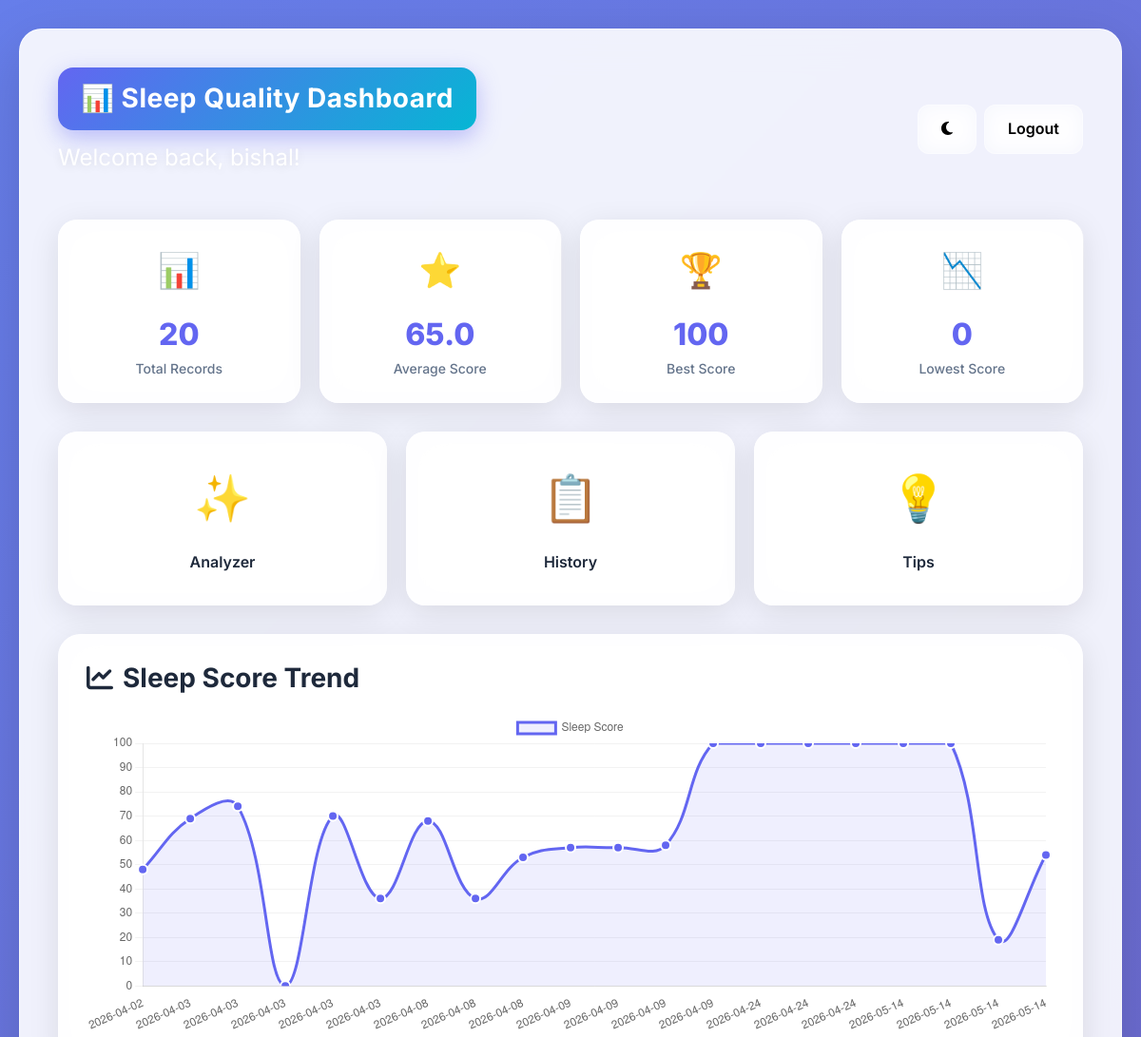
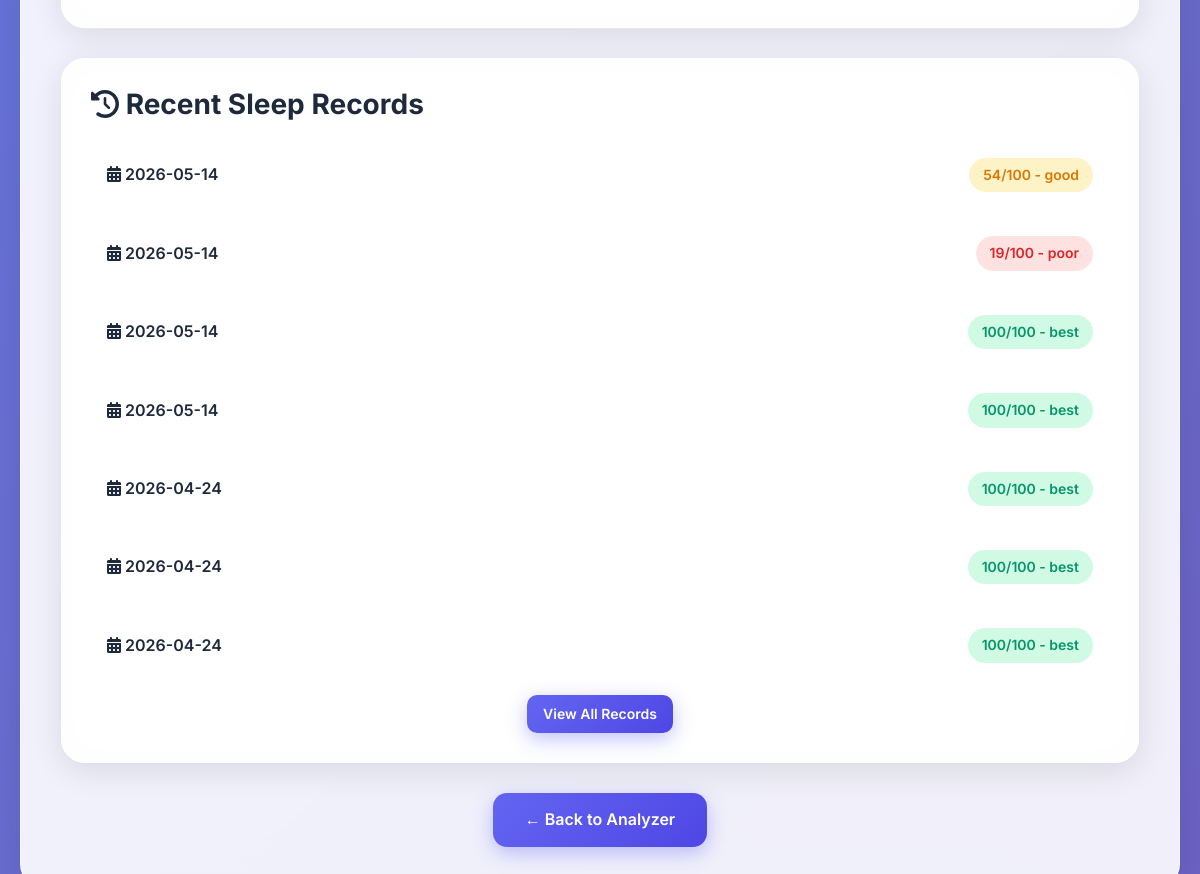
The page /dashboard (signed in) on the database as committed earlier (2 pictures, top to bottom).
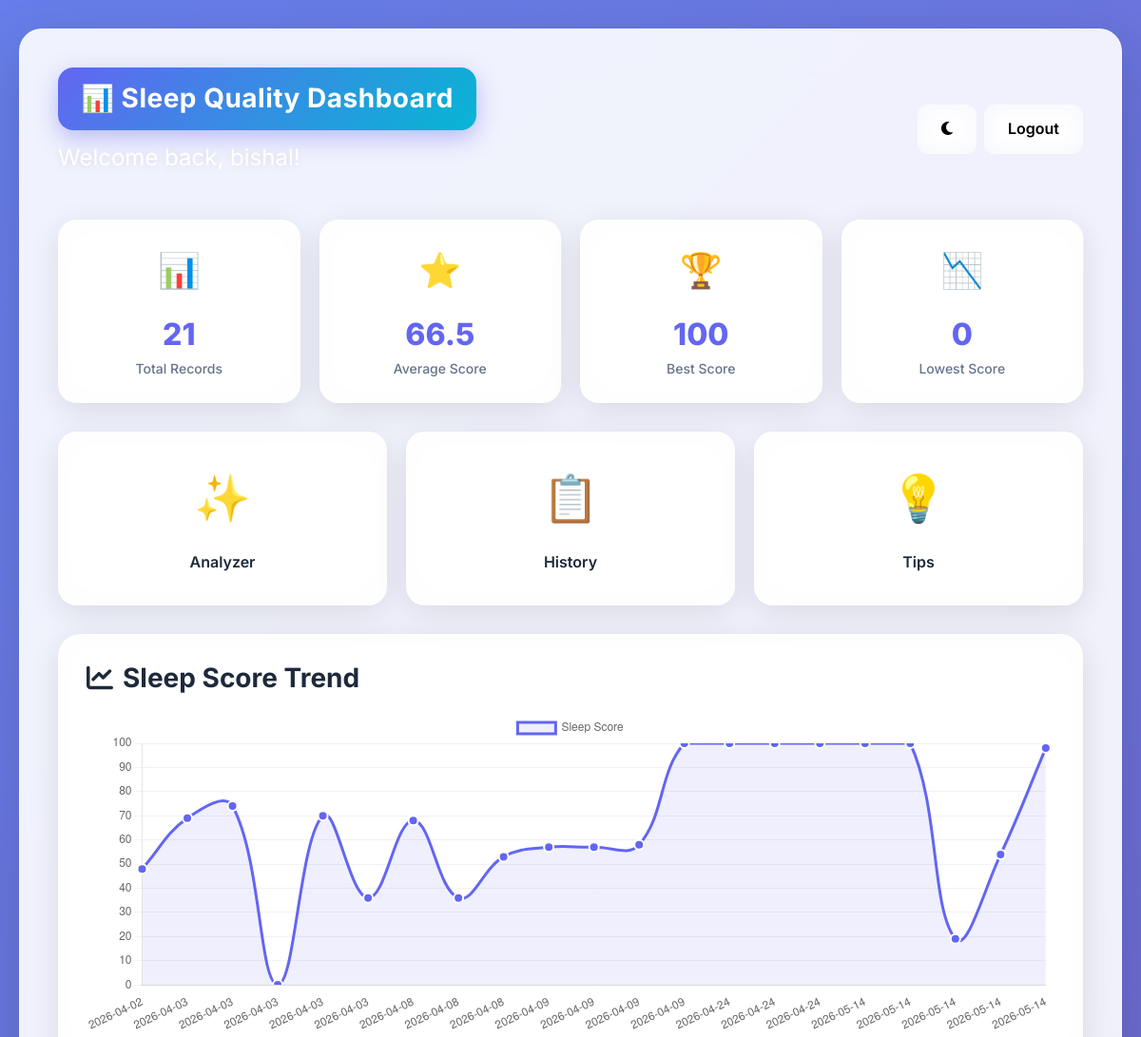
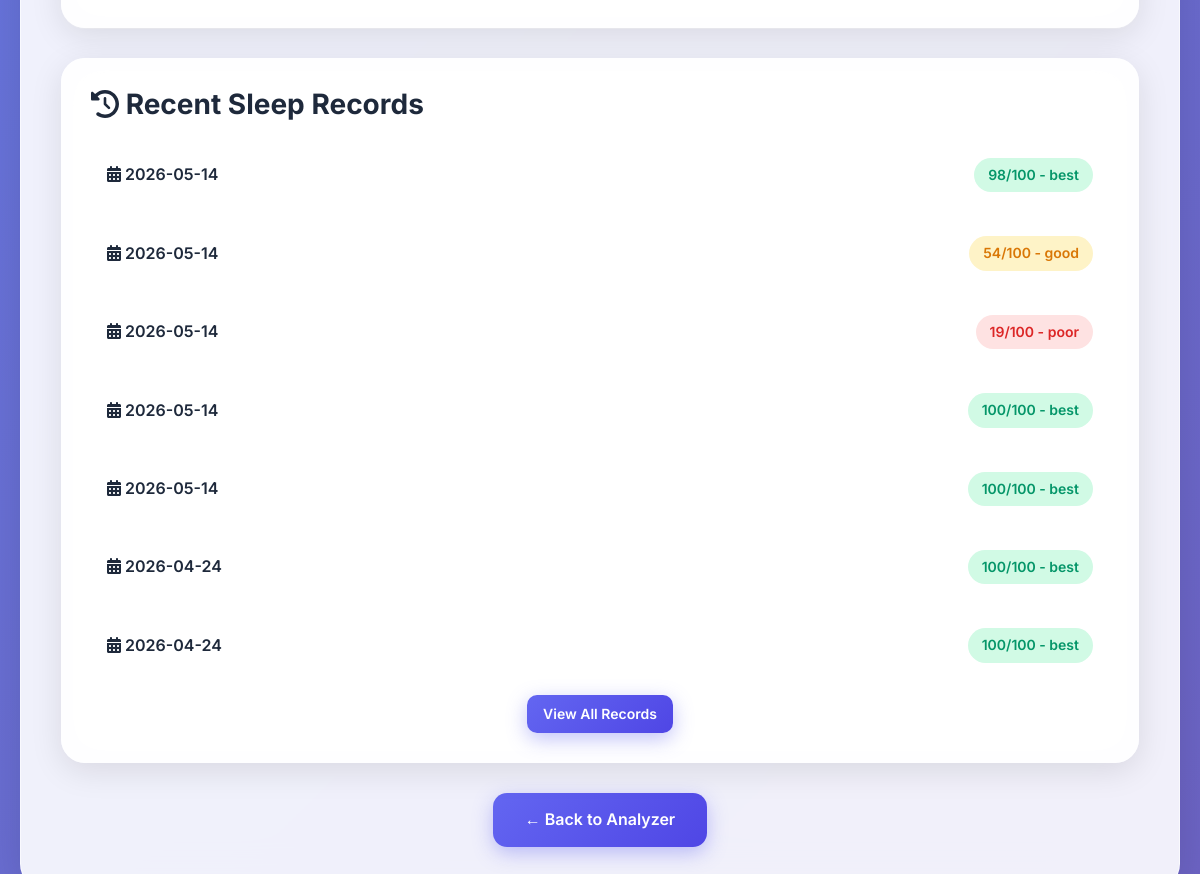
The same page on the database as committed later (2 pictures, top to bottom).
### tables this page shows
CREATE TABLE sleep_records (

        id INTEGER PRIMARY KEY AUTOINCREMENT,

        username TEXT,

        duration REAL,
        stress REAL,
        activity REAL,
        caffeine REAL,
        screen REAL,

        spo2_before REAL,
        spo2_after REAL,

        hr_before REAL,
        hr_after REAL,

        quality TEXT,
        score INTEGER,

        date TEXT

    );

### app.py (the view)
@app.route("/dashboard")
def dashboard():
    if "user" not in session:
        return redirect("/login")
    username = session["user"]
    conn = sqlite3.connect("sleep.db")
    all_records = conn.execute(
        "SELECT * FROM sleep_records WHERE username=? ORDER BY date DESC",
        (username,)
    ).fetchall()
    stats = conn.execute("""
        SELECT
            COUNT(*) as total_records,
            AVG(score) as avg_score,
            MAX(score) as max_score,
            MIN(score) as min_score
        FROM sleep_records WHERE username=?
    """, (username,)).fetchone()
    quality_dist = conn.execute("""
        SELECT quality, COUNT(*) as count
        FROM sleep_records WHERE username=?
        GROUP BY quality
    """, (username,)).fetchall()
    recent = conn.execute(
        "SELECT * FROM sleep_records WHERE username=? ORDER BY date DESC LIMIT 7",
        (username,)
    ).fetchall()
    trend_data = conn.execute(
        "SELECT date, score FROM sleep_records WHERE username=? ORDER BY date ASC",
        (username,)
    ).fetchall()
    conn.close()
    dates = [d[0][:10] for d in trend_data]
    scores = [d[1] for d in trend_data]
    return render_template(
        "dashboard.html",
        user=username,
        records=all_records,
        stats=stats,
        quality_dist=quality_dist,
        recent=recent,
        dates=dates,
        scores=scores,
        dark_mode=session.get("dark_mode", False)
    )

### templates/dashboard.html (shortened to what the changed rows need)
<!DOCTYPE html>
<html>
<head>
    <link href="https://cdn.jsdelivr.net/npm/bootstrap@5.3.0/dist/css/bootstrap.min.css" rel="stylesheet">
    <link rel="stylesheet" href="{{ url_for('static', filename='style.css') }}">
    <link rel="stylesheet" href="https://cdnjs.cloudflare.com/ajax/libs/font-awesome/6.4.0/css/all.min.css">
</head>
<body {% if dark_mode %}class="dark-mode"{% endif %}>
<div class="dashboard-container">
    <div class="glass-card">
        <div class="dashboard-header">
            <div>
                <h1 class="title-box" style="margin-bottom: 10px;">📊 Sleep Quality Dashboard</h1>
            </div>
        </div>
        <div class="stats-grid">
            <div class="stat-card fade-in stagger-1">
                <div class="icon">📊</div>
                <div class="value">{{ stats[0] if stats[0] else 0 }}</div>
                <div class="label">Total Records</div>
            </div>
            <div class="stat-card fade-in stagger-2">
                <div class="icon">⭐</div>
                <div class="value">{{ "%.1f"|format(stats[1] or 0) }}</div>
                <div class="label">Average Score</div>
            </div>
        </div>
        {% if dates and dates|length > 0 %}
        <div class="chart-section fade-in">
            <h3><i class="fas fa-chart-line"></i> Sleep Score Trend</h3>
            <canvas id="sleepChart" height="100"></canvas>
        </div>
        {% else %}
        <div class="action-section">
            <div class="icon" style="font-size: 64px; margin-bottom: 20px;">📊</div>
            <h3>No Sleep Records Yet</h3>
            <p style="color: #64748b; margin: 16px 0;">Start tracking your sleep quality to see your progress over time.</p>
        </div>
        {% endif %}
        {% if recent and recent|length > 0 %}
        <div class="records-section fade-in">
            {% for record in recent %}
            <div class="record-item">
                <span class="record-date">
                    <i class="fas fa-calendar-alt"></i> {{ record[13][:10] }}
                </span>
                <div class="record-score">
                    <span class="score-badge {% if record[12] >= 80 %}excellent{% elif record[12] >= 60 %}good{% elif record[12] >= 40 %}fair{% else %}poor{% endif %}">
                        {{ record[12] }}/100 - {{ record[11] }}
                    </span>
                </div>
            </div>
            {% endfor %}
        </div>
        {% endif %}
    </div>
</div>
<script>
var dates = {{ dates|tojson if dates else [] }};
var scores = {{ scores|tojson if scores else [] }};
if(dates.length > 0){
    new Chart(document.getElementById("sleepChart"),{
        type:"line",
        data:{
            labels:dates,
            datasets:[{
                label:"Sleep Score",
                data:scores,
                borderColor:"#6366f1",
                backgroundColor:"rgba(99, 102, 241, 0.1)",
                fill:true,
                tension:0.4,
                pointBackgroundColor:"#6366f1",
                pointBorderColor:"white",
                pointBorderWidth:2,
                pointRadius:5,
                pointHoverRadius:7
            }]
        },
        options:{
            responsive:true,
            scales:{y:{min:0,max:100, grid:{color:"rgba(0,0,0,0.05)"}}, x:{grid:{display:false}}},
            plugins:{legend:{display:true, position:'top'}}
        }
    });
}
</script>
</body>
</html>

Rows that differ between the two databases and show on the page:
no longer on this page (row unchanged): sleep_records: date "2026-04-24", score "100", quality "best"
added sleep_records: date "2026-05-14", score "98", quality "best"
Other text that changed with them:
{{ stats[0] if stats[0] else 0 }}: "20" → "21"
{{ "%.1f"|format(stats[1] or 0) }}: "65.0" → "66.5"
chart data {{ scores|tojson if scores else [] }}: [48, 69, 74, 0, 70, 36, 68, 36, 53, 57, 57, 58, 100, 100, 100, 100, 100, 100, 19, 54] → [48, 69, 74, 0, 70, 36, 68, 36, 53, 57, 57, 58, 100, 100, 100, 100, 100, 100, 19, 54, 98]
